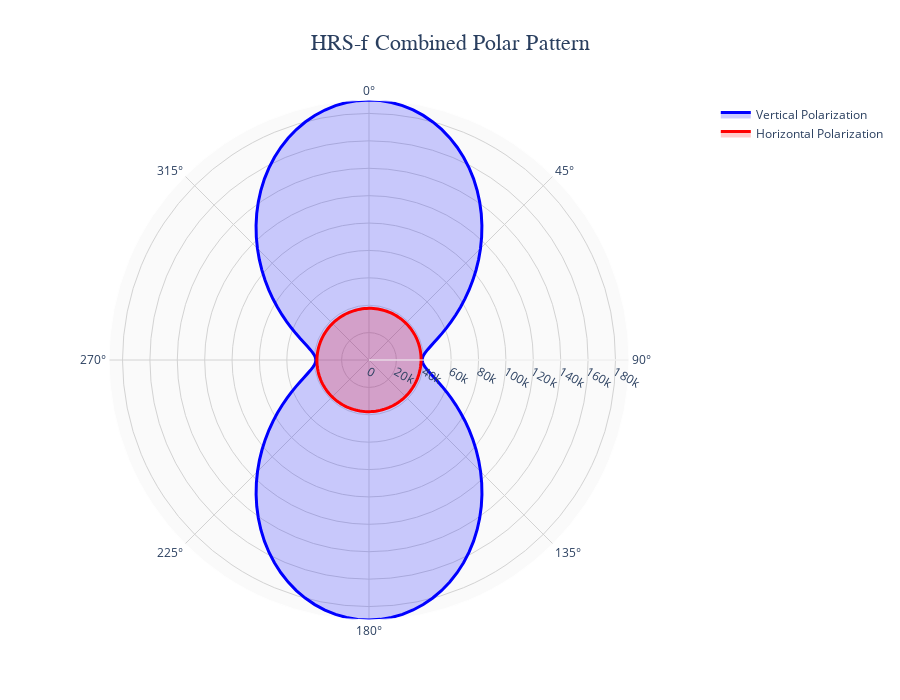

The notebook cell saved with this chart:
### Markdown cell above
## Combined Polar Plot

### Code cell
# Create combined polar plot
fig2 = plot_polar_pattern_combined(data, save_html='polar_pattern_combined.html')
fig2.show()

### Figure 1 — Plotly figure (JSON) as saved in the notebook; plotly's stock layout.template omitted (floating-point values rounded to 4 significant figures; data arrays with more than 128 entries replaced by an {"elided": "..."} marker saying what was removed)
{"data": [{"fill": "toself", "fillcolor": "rgba(0, 0, 255, 0.2)", "hovertemplate": "<b>PolarV</b><br>Angle: %{theta}°<br>Intensity: %{r:.2f}<extra></extra>", "line": {"color": "blue", "width": 3}, "mode": "lines", "name": "Vertical Polarization", "r": {"elided": "145 float values"}, "theta": {"elided": "145 float values"}, "type": "scatterpolar"}, {"fill": "toself", "fillcolor": "rgba(255, 0, 0, 0.2)", "hovertemplate": "<b>PolarH</b><br>Angle: %{theta}°<br>Intensity: %{r:.2f}<extra></extra>", "line": {"color": "red", "width": 3}, "mode": "lines", "name": "Horizontal Polarization", "r": {"elided": "145 float values"}, "theta": {"elided": "145 float values"}, "type": "scatterpolar"}], "layout": {"height": 700, "legend": {"font": {"size": 12}, "x": 1.1, "y": 1}, "polar": {"angularaxis": {"direction": "clockwise", "gridcolor": "lightgray", "rotation": 90, "showline": true}, "bgcolor": "rgba(245, 245, 245, 0.5)", "radialaxis": {"gridcolor": "lightgray", "showline": true, "showticklabels": true, "visible": true}}, "showlegend": true, "title": {"font": {"family": "Arial Black", "size": 22}, "text": "HRS-f Combined Polar Pattern", "x": 0.5, "xanchor": "center"}, "width": 900}}
